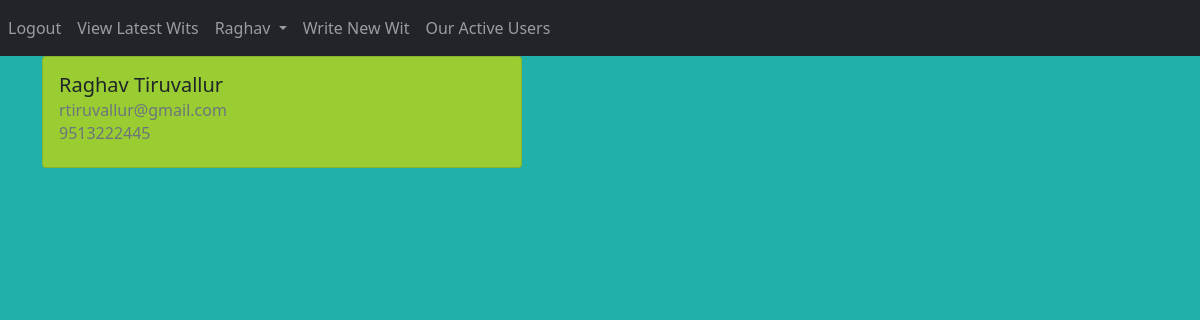
The app's page /profile (signed in) with its own data.
### Website/models.py (models this page shows)
class User(db.Model,UserMixin):
    id=db.Column(db.Integer,primary_key=True)
    email=db.Column(db.String(100),unique=True)
    phoneNumber=db.Column(db.String(10),unique=True)
    password=db.Column(db.String(100))
    firstName=db.Column(db.String(100))
    lastName=db.Column(db.String(100))
    blogs=db.relationship('Blog')

### Website/views.py (the view)
@views.route("/profile")
def userPage():
    return render_template("profile.html",user=current_user)

### Website/__init__.py (called while the page is built)
def createApp():
    app=Flask(__name__)
    app.config['SECRET_KEY']='adflsbvgaj'
    app.config['SQLALCHEMY_DATABASE_URI']=f'sqlite:///{DB_NAME}'
    db.init_app(app)
    from .views import views
    from .auth import auth
    app.register_blueprint(views,url_prefix='/')
    app.register_blueprint(auth,url_prefix='/')
    from .models import User,Blog
    createDB(app)
    login_manager=LoginManager()
    login_manager.login_view='views.welcome'
    login_manager.init_app(app)
    @login_manager.user_loader
    def loadUser(id):
         return User.query.get(int(id))
    return app

### Website/templates/profile.html (shortened to what this page needs)
{% extends "base.html"%}
{%block content%}
<div class="card" style="width: 30rem;background-color:yellowgreen;">
    <div class="card-body">
      <h5 class="card-title">{{user.firstName + " " + user.lastName}}</h5>
      <h6 class="card-subtitle mb-2 text-muted">{{user.email}}</h6>
      <h6 class="card-subtitle mb-2 text-muted">{{user.phoneNumber}}</h6>
    </div>
  </div>
<br/>
{% endblock %}

### Website/templates/base.html (shortened to what this page needs)
<!DOCTYPE html>
<html>
<head>
    <link href="https://cdn.jsdelivr.net/npm/bootstrap@5.0.1/dist/css/bootstrap.min.css" rel="stylesheet">
</head>
<body style="background-color: lightseagreen;">
    <nav class="navbar navbar-expand-lg navbar-dark bg-dark">
          <div class="collapse navbar-collapse" id="navbar">
            <ul class="navbar-nav me-auto mb-2 mb-lg-0">
              <li class="nav-item">
                {% if user.is_authenticated%}
                <a class="nav-item nav-link" id="logout" href="/logout">Logout</a>
              </li>
              <li>
                <a class="nav-item nav-link" id="home" href="/">View Latest Wits</a>
              </li>
              <li class="nav-item dropdown">
                <a class="nav-link dropdown-toggle" href="#" id="navbarDropdown" role="button" data-bs-toggle="dropdown" aria-expanded="false">
                  {{user.firstName}}
                </a>
                <li>
                <a class="nav-item nav-link" id="viewblogs" href="/writeBlog">Write New Wit</a>
                </li>
                <li>
                  <a class="nav-item nav-link" id="viewblogs" href="/bloggers">Our Active Users</a>
                </li>
              </li>
        {%endif%}
      </nav>
      <div class="container">
          {%block content%}
          {%endblock%}
      </div>
</body>
</html>

### records on screen
User: firstName "Raghav", firstName+lastName "Raghav Tiruvallur", email "rtiruvallur@gmail.com", phoneNumber "9513222445"
